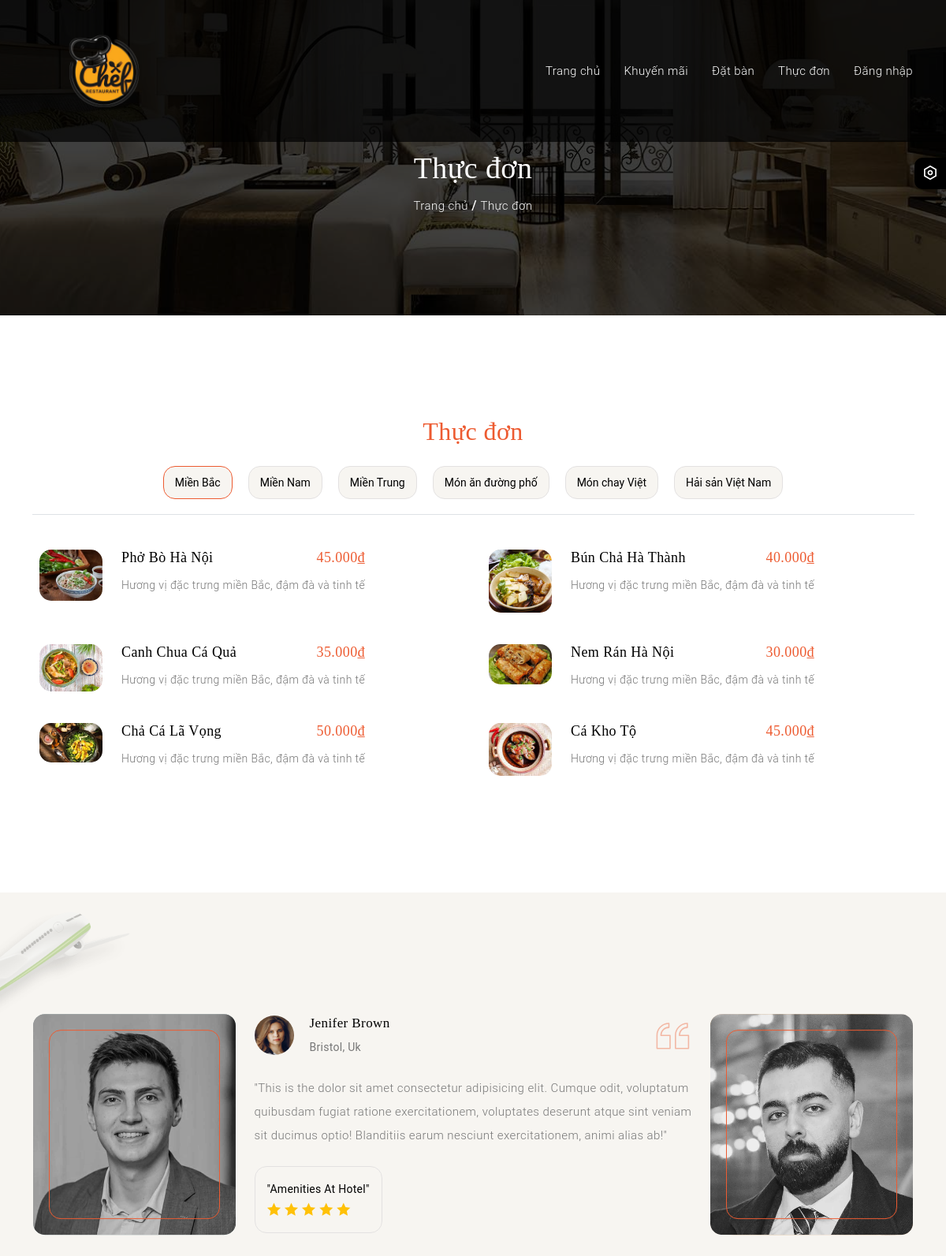
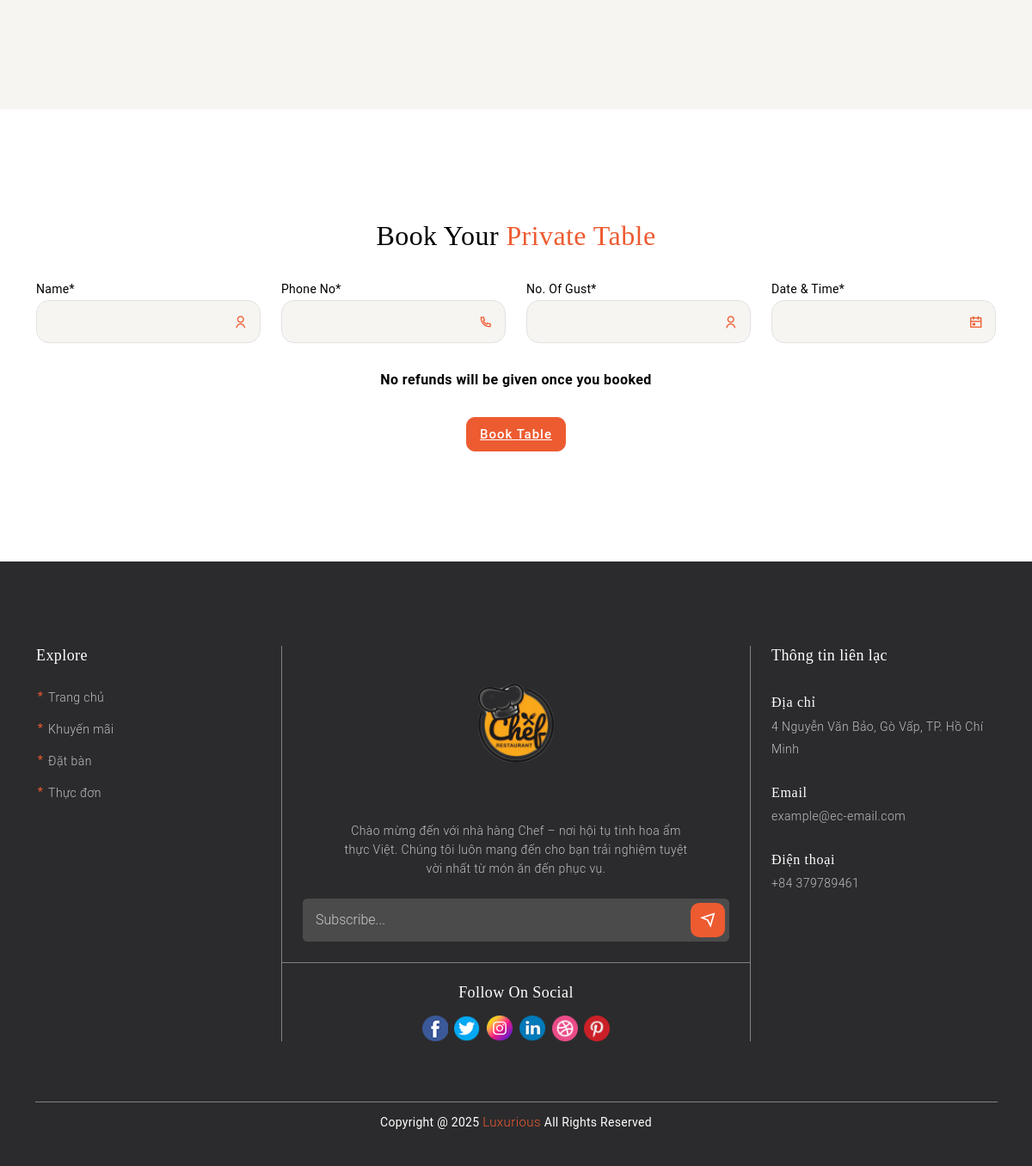
The page /view/customer/menu.php on the database its author committed (2 pictures, top to bottom).
### tables this page shows
CREATE TABLE `MonAn` (
  `ID_MonAn` int(10) NOT NULL,
  `TenMon` varchar(250) NOT NULL,
  `Gia` decimal(10,2) NOT NULL,
  `ID_ThucDon` int(10) DEFAULT NULL,
  `HinhAnh` varchar(250) NOT NULL
);

### view/customer/menu.php (the view, shortened to what the rows shown need)
<?php
include_once("../../controller/cMenu.php");
$menuCtrl = new MenuController();
$monAnMienBac = $menuCtrl->getMonAnTheoThucDon(1);
?>
<!DOCTYPE html>
<html lang="en">
<head>
    <?php
    include('./head-resources.php');
    ?>
    <link id="mainCss" href="../../assets_customer/css/style.css" rel="stylesheet">
</head>
<body>
    <section class="section-banner">
        <div class="row banner-image">
            <div class="banner-section">
                <div class="lh-banner-contain">
                    <h2>Thực đơn</h2>
                </div>
            </div>
        </div>
    </section>
    <section class="section-restaurant padding-tb-100">
        <div class="container">
            <div class="banner" data-aos="fade-up" data-aos-duration="1000">
                <h2><span>Thực đơn</span></h2>
            </div>
            <div class="tab-content ld-menu-contact border-none" id="nav-tabContent">
                <div class="tab-pane fade active show" id="nav-Breakfast" role="tabpanel" aria-labelledby="nav-Breakfast-tab">
                    <div class="row p-0 lh-Breakfast-rs">
                        <?php foreach (array_slice($monAnMienBac, 0, 6) as $index => $mon): ?>
                            <div class="col-lg-6" style="padding: 20px 20px;">
                                <div class="ld-restaurant-menu" data-aos="fade-up" data-aos-duration="<?= 1500 + $index * 200 ?>">
                                    <div class="ld-restaurant-menu-image">
                                        <img src="../../assets_admin/img/restaurant/<?= htmlspecialchars($mon['HinhAnh']) ?>" alt="<?= htmlspecialchars($mon['TenMon']) ?>">
                                    </div>
                                    <div class="ld-restaurant-menu-contain">
                                        <h4><?= htmlspecialchars($mon['TenMon']) ?> <span><?= number_format($mon['Gia'], 0, ',', '.') ?>₫</span></h4>
                                        <p>Hương vị đặc trưng miền Bắc, đậm đà và tinh tế</p>
                                    </div>
                                </div>
                            </div>
                        <?php endforeach; ?>
                    </div>
                </div>
            </div>
        </div>
    </section>
    <section class="section-book-table padding-tb-100">
        <div class="container">
            <div class="row" data-aos="fade-up" data-aos-duration="2000">
                <div class="banner">
                    <h2>Book Your <span>Private Table</span></h2>
                </div>
            </div>
        </div>
    </section>
</body>
</html>

### rows shown on the page
monan: HinhAnh (picture), TenMon "Phở Bò Hà Nội", Gia "45.000"
monan: HinhAnh (picture), TenMon "Bún Chả Hà Thành", Gia "40.000"
monan: shows a picture, TenMon "Canh Chua Cá Quả", Gia "35.000"
monan: HinhAnh (picture), TenMon "Nem Rán Hà Nội", Gia "30.000"
monan: HinhAnh (picture), TenMon "Chả Cá Lã Vọng", Gia "50.000"
monan: HinhAnh (picture), TenMon "Cá Kho Tộ", Gia "45.000"
